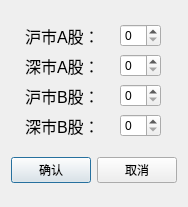
<?xml version="1.0" encoding="UTF-8"?>
<ui version="4.0">
 <class>PageDialog</class>
 <widget class="QDialog" name="PageDialog">
  <property name="geometry">
   <rect>
    <x>0</x>
    <y>0</y>
    <width>182</width>
    <height>207</height>
   </rect>
  </property>
  <property name="windowTitle">
   <string>Dialog</string>
  </property>
  <layout class="QVBoxLayout" name="verticalLayout" stretch="10,1">
   <item>
    <layout class="QGridLayout" name="gridLayout">
     <item row="0" column="0">
      <widget class="QLabel" name="label">
       <property name="sizePolicy">
        <sizepolicy hsizetype="Fixed" vsizetype="Fixed">
         <horstretch>0</horstretch>
         <verstretch>0</verstretch>
        </sizepolicy>
       </property>
       <property name="font">
        <font>
         <pointsize>12</pointsize>
        </font>
       </property>
       <property name="text">
        <string>沪市A股：</string>
       </property>
      </widget>
     </item>
     <item row="0" column="1">
      <widget class="QSpinBox" name="haBox"/>
     </item>
     <item row="1" column="0">
      <widget class="QLabel" name="label_3">
       <property name="sizePolicy">
        <sizepolicy hsizetype="Fixed" vsizetype="Fixed">
         <horstretch>0</horstretch>
         <verstretch>0</verstretch>
        </sizepolicy>
       </property>
       <property name="font">
        <font>
         <pointsize>12</pointsize>
        </font>
       </property>
       <property name="text">
        <string>深市A股：</string>
       </property>
      </widget>
     </item>
     <item row="1" column="1">
      <widget class="QSpinBox" name="saBox"/>
     </item>
     <item row="2" column="0">
      <widget class="QLabel" name="label_2">
       <property name="sizePolicy">
        <sizepolicy hsizetype="Fixed" vsizetype="Fixed">
         <horstretch>0</horstretch>
         <verstretch>0</verstretch>
        </sizepolicy>
       </property>
       <property name="font">
        <font>
         <pointsize>12</pointsize>
        </font>
       </property>
       <property name="text">
        <string>沪市B股：</string>
       </property>
      </widget>
     </item>
     <item row="2" column="1">
      <widget class="QSpinBox" name="hbBox"/>
     </item>
     <item row="3" column="0">
      <widget class="QLabel" name="label_4">
       <property name="sizePolicy">
        <sizepolicy hsizetype="Fixed" vsizetype="Fixed">
         <horstretch>0</horstretch>
         <verstretch>0</verstretch>
        </sizepolicy>
       </property>
       <property name="font">
        <font>
         <pointsize>12</pointsize>
        </font>
       </property>
       <property name="text">
        <string>深市B股：</string>
       </property>
      </widget>
     </item>
     <item row="3" column="1">
      <widget class="QSpinBox" name="sbBox">
       <property name="sizePolicy">
        <sizepolicy hsizetype="Fixed" vsizetype="Fixed">
         <horstretch>0</horstretch>
         <verstretch>0</verstretch>
        </sizepolicy>
       </property>
      </widget>
     </item>
    </layout>
   </item>
   <item>
    <layout class="QHBoxLayout" name="horizontalLayout">
     <item>
      <spacer name="horizontalSpacer">
       <property name="orientation">
        <enum>Qt::Horizontal</enum>
       </property>
       <property name="sizeHint" stdset="0">
        <size>
         <width>40</width>
         <height>20</height>
        </size>
       </property>
      </spacer>
     </item>
     <item>
      <widget class="QPushButton" name="okButton">
       <property name="sizePolicy">
        <sizepolicy hsizetype="Fixed" vsizetype="Fixed">
         <horstretch>0</horstretch>
         <verstretch>0</verstretch>
        </sizepolicy>
       </property>
       <property name="text">
        <string>确认</string>
       </property>
      </widget>
     </item>
     <item>
      <widget class="QPushButton" name="cancelButton">
       <property name="text">
        <string>取消</string>
       </property>
      </widget>
     </item>
    </layout>
   </item>
  </layout>
 </widget>
 <resources/>
 <connections/>
</ui>
